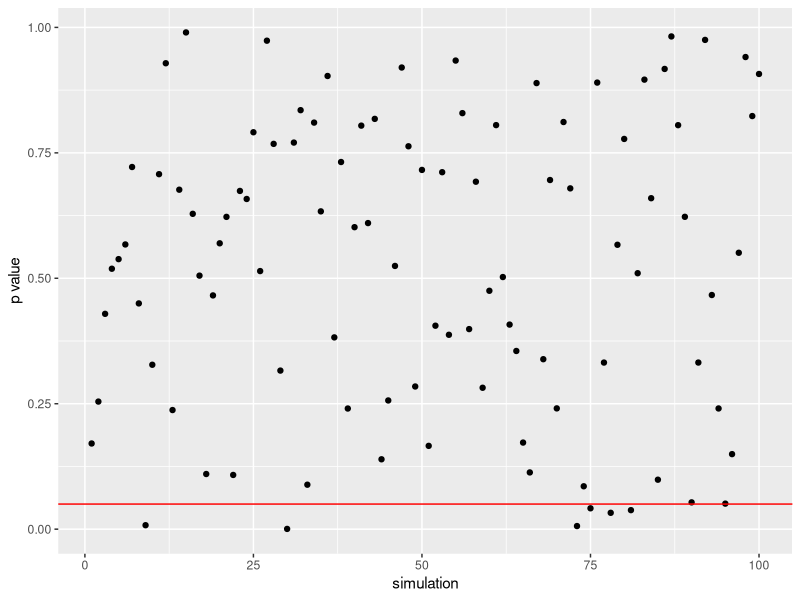

The R source for this figure: (Note: a time limit stopped this script after it produced the figure.)
library(tidyverse)

#t検定のシミュレーション
#同じ母集団から標本を抽出して２グループ間でt検定を行う
set.seed(1234)
result = data.frame()
for(s in 1:100){
  s_1 = rnorm(n = 100, mean = 0, sd = 1)
  s_2 = rnorm(n = 100, mean = 0, sd = 1)
  d = data.frame(group = c(rep(1,100), rep(2, 100)), value = c(s_1, s_2))
  ttest = t.test(data = d, value ~ group)
  p = ttest$p.value
  
  temp = data.frame(s = s, p = p)
    result = rbind(result, temp)
}

result$significant = ifelse(result$p < 0.05, 1, 0)
table(result$significant)

ggplot() + 
  geom_point(data = result, aes(x = s, y = p)) + 
  geom_hline(yintercept = 0.05, color = "red") +
  labs(x = "simulation", y = "p value")


#t検定のシミュレーション
#|mu_{1} - mu_{2}| = 1の集団間でサンプル数を変えてt検定を実施
set.seed(1)
result = data.frame()
for(n in 2:100){
  for(s in 1:1000){
    s_1 = rnorm(n = n, mean = 0, sd = 1)
    s_2 = rnorm(n = n, mean = 1, sd = 1)
    d = data.frame(group = c(rep(1,n), rep(2, n)), value = c(s_1, s_2))
    ttest = t.test(data = d, value ~ group)
    p = ttest$p.value
  
    temp = data.frame(n = n, s = s, p = p)
    result = rbind(result, temp)
  }
}

## mu_1 = mu_2の条件でサンプル数を少しずつ増やす
set.seed(1234)
result = data.frame()
#s = 1
#for(s in 1:10){
  n = 10
  while(n <= 100){
    s_1 = rnorm(n = n, mean = 0, sd = 1)
    s_2 = rnorm(n = n, mean = 0, sd = 1)
    d = data.frame(group = c(rep(1, n), rep(2, n)), value = c(s_1, s_2))
    ttest = t.test(data = d, value ~ group)
    p = ttest$p.value
  
    temp = data.frame(n = n, s = s, p = p)
    result = rbind(result, temp)
    n = n + 1
  }
#}
result$significant = ifelse(result$p < 0.05, 1, 0)
table(result$significant)


ggplot() + 
  geom_line(data = result, aes(x = n, y = p)) + 
  geom_hline(yintercept = 0.05, color = "red") +
  scale_x_continuous(breaks = seq(10,100,5)) + 
  labs(x = "N", y = "p value")
